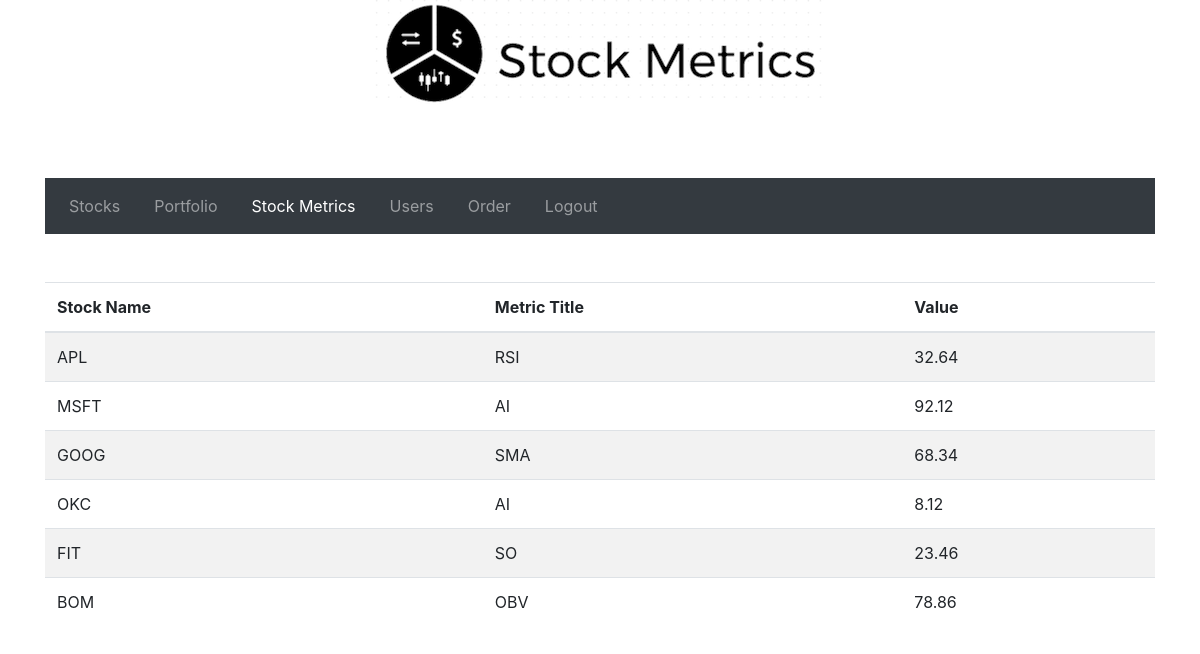
Screenshot of /StockMetrics/stockMetric/ (signed in) with the database file from the repository.
### StockMetrics/models.py (models this page shows, shortened)
class StockMetrics(models.Model):
	metrics = (
        ('RSI','Relative Strength Index (RSI)'),
        ('OBV','On Balance Volume (OBV)'),
        ('AI','Aroon Indicator'),
        ('SMA','Simple Moving Average'),
        ('SO','Stochastic Oscillator'),
    )
	Metric_Title = models.CharField(max_length=20, choices=metrics, default=metrics[0])
	StockName = models.CharField(max_length=20)
	Metric_value = models.FloatField()

### StockMetrics/views.py (the view, shortened to what this page needs)
@login_required
def stockMetric(request):
    all_metrics = list(StockMetrics.objects.all())
    infos = []
    sym = []
    form = StockForm()
    val = 0.0
    upward = []
    up_mean = 0.0
    downward = []
    down_mean = 0.0
    val_array = []
    symbol = ''
    a = numpy.random.uniform(low=0.1, high=99.9, size=10)
    Metric_value = dict(enumerate(a))
    return render(request, 'stockMetric.html', {'all_metrics':all_metrics,'form': form,
                                                     'Metric_value':Metric_value, 'sym':sym})

### StockMetrics/templates/stockMetric.html (shortened to what this page needs)
<!DOCTYPE html>
<html>
{% block content %}
<head>
    <link rel="stylesheet" href="https://maxcdn.bootstrapcdn.com/bootstrap/4.0.0-beta/css/bootstrap.min.css"
>
    <link rel="stylesheet" href="https://maxcdn.bootstrapcdn.com/font-awesome/4.4.0/css/font-awesome.min.css">
</head>
<body>
<center>
<img src="/static/images/logo.png" class="img-rounded" alt="Logo">
</center><br><br><br>
<div class="container">
    <div class="row">{% if user.is_authenticated %}
        <div class="col-lg-12">
            <nav class="navbar navbar-expand-lg navbar-dark bg-dark">
                <div class="collapse navbar-collapse" id="navbarNav">
                    <ul class="navbar-nav">
                        <li class="nav-item">
                            <a class="nav-link" href="{% url 'index' %}">Stocks</a>
                        </li>&nbsp;&nbsp;&nbsp;&nbsp;
                        <li class="nav-item ">
                            <a class="nav-link" href="{% url 'portfolio' %}">Portfolio</a>
                        </li>&nbsp;&nbsp;&nbsp;&nbsp;
                        <li class="nav-item active">
                            <a class="nav-link" href="{% url 'stockMetric' %}">Stock Metrics</a>
                        </li>&nbsp;&nbsp;&nbsp;&nbsp;
                        <li class="nav-item">
                            <a class="nav-link" href="{% url 'user' %}">Users</a>
                        </li>&nbsp;&nbsp;&nbsp;&nbsp;
                        <li class="nav-item">
                            <a class="nav-link" href="{% url 'order' %}">Order</a>
                        </li>&nbsp;&nbsp;&nbsp;&nbsp;
                        <li class="nav-item">
                            <a class="nav-link" href="{% url 'logout' %}">Logout</a>
                        </li>
                    </ul>
                </div>
            </nav>
        </div>
    </div><br><br>
<div class="row">
        <div class="col-lg-12">
            <table class="table table-striped">
    <thead>
        <tr>
            <th>Stock Name</th>
            <th>Metric Title</th>
            <th>Value</th>
        </tr>
    </thead>
    <tbody>
    {% for i in all_metrics %}
        <tr>
            <td>
                {{ i.StockName }}
            </td>
            <td>
                {{ i.Metric_Title }}
            </td>
            <td>
                {{ i.Metric_value }}
            </td>
            </tr>
            {% endfor %}
    </tbody>
    </table>
    </div>
    </div><br><br>
    {% else %}
    <span><a href="{% url 'login'%}">You are not logged in. Click here to Login</a></span>
   {% endif %}
</div>
{% endblock %}
</body>
</html>

### rows the page displays
StockMetrics: StockName "APL", Metric_Title "RSI", Metric_value "32.64"
StockMetrics: StockName "MSFT", Metric_Title "AI", Metric_value "92.12"
StockMetrics: StockName "GOOG", Metric_Title "SMA", Metric_value "68.34"
StockMetrics: StockName "OKC", Metric_Title "AI", Metric_value "8.12"
StockMetrics: StockName "FIT", Metric_Title "SO", Metric_value "23.46"
StockMetrics: StockName "BOM", Metric_Title "OBV", Metric_value "78.86"
